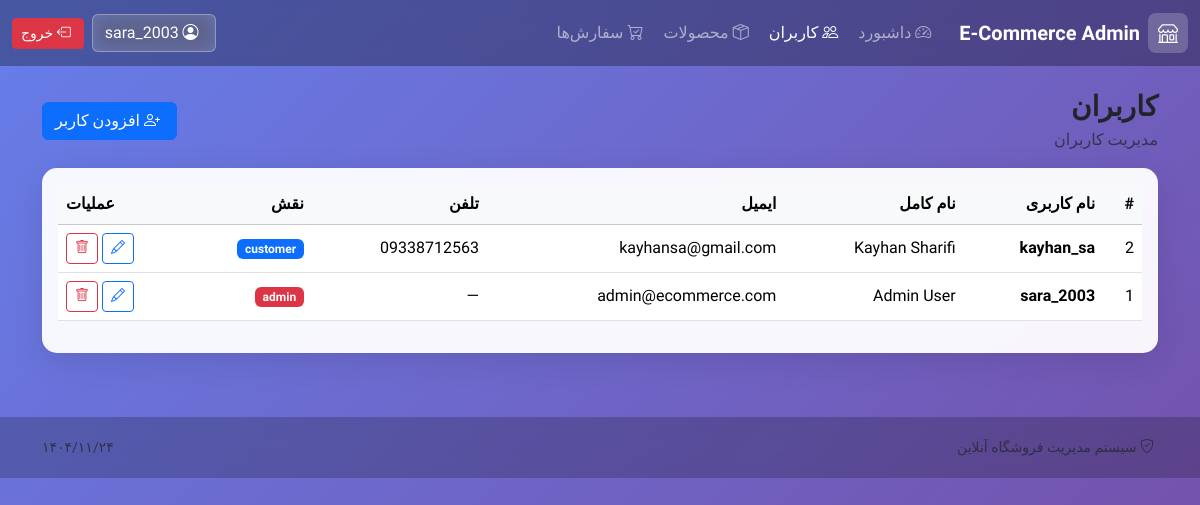
Page /users (signed in) on the earlier database version.
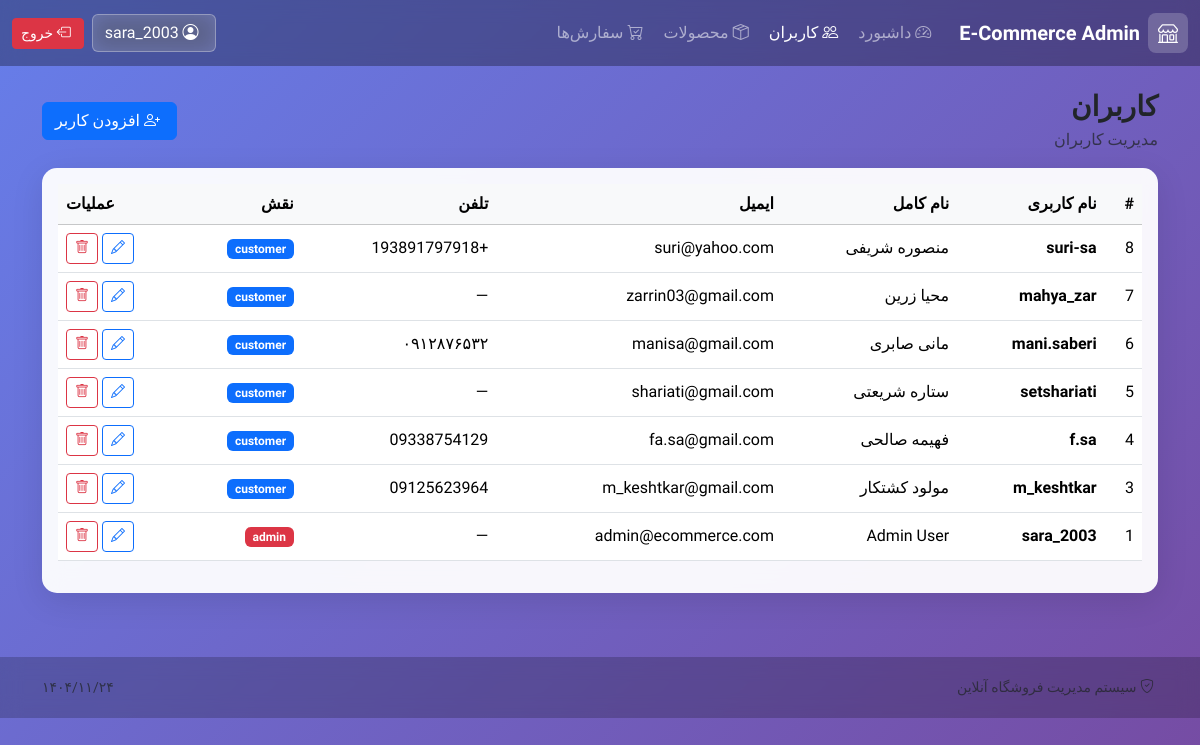
Same page on the later database version.
### tables this page shows
CREATE TABLE user (
                    user_id INTEGER PRIMARY KEY AUTOINCREMENT,
                    username TEXT UNIQUE NOT NULL,
                    email TEXT UNIQUE NOT NULL,
                    password TEXT NOT NULL,
                    full_name TEXT NOT NULL,
                    phone TEXT,
                    address TEXT,
                    role TEXT NOT NULL DEFAULT 'customer',
                    created_at TEXT NOT NULL DEFAULT CURRENT_TIMESTAMP
                );

### app.py (the view)
@app.route("/users")
@admin_required
def users():
    users_list = db.get_all_users()
    return render_template("users.html", users=users_list)

### app.py (called while the page is built)
def admin_required(f):
    @wraps(f)
    @login_required
    def decorated_function(*args, **kwargs):
        if not current_user.is_authenticated or current_user.role != "admin":
            flash("شما دسترسی به این صفحه را ندارید.", "danger")
            return redirect(url_for("dashboard"))
        return f(*args, **kwargs)
    return decorated_function

@app.context_processor
def inject_now():
    return {"now": datetime.now(), "current_date": datetime.now()}

### auth.py (called while the page is built)
@login_manager.user_loader
def load_user(user_id):
    return User.get(user_id)

    @staticmethod
    def get(user_id: int):
        try:
            user_id = int(user_id)
        except (TypeError, ValueError):
            return None
        try:
            user = db.execute(
                "SELECT user_id, username, email, full_name, role FROM user WHERE user_id = ?",
                (user_id,),
                fetchone=True,
            )
            if not user:
                return None
            return User(
                user_id=user["user_id"],
                username=user["username"],
                email=user["email"],
                full_name=user["full_name"],
                role=user["role"],
            )
        except Exception as e:
            print(f"Error loading user: {e}")
            return None

### database.py (called while the page is built)
    def get_connection(self):
        conn = sqlite3.connect(self.db_path)
        conn.row_factory = sqlite3.Row
        return conn

    def execute(self, query: str, params=None, fetch=False, fetchone=False):
        conn = self.get_connection()
        try:
            cur = conn.cursor()
            if params:
                cur.execute(query, params)
            else:
                cur.execute(query)
            result = None
            if fetchone:
                row = cur.fetchone()
                result = dict(row) if row else None
            elif fetch:
                rows = cur.fetchall()
                result = [dict(row) for row in rows]
            conn.commit()
            return result
        except Exception as e:
            conn.rollback()
            raise
        finally:
            conn.close()

    def get_all_users(self, limit=200):
        return self.execute(
            "SELECT user_id, username, email, full_name, phone, role, created_at FROM user ORDER BY user_id DESC LIMIT ?",
            (limit,),
            fetch=True,
        )

### templates/users.html (shortened to what this page needs)
{% extends "base.html" %}
{% block content %}
<div class="d-flex justify-content-between align-items-center mb-3">
  <div>
    <h3 class="fw-bold mb-1">کاربران</h3>
    <div class="text-muted">مدیریت کاربران</div>
  </div>
  <a class="btn btn-primary" href="{{ url_for('add_user') }}">
    <i class="bi bi-person-plus ms-1"></i> افزودن کاربر
  </a>
</div>
<div class="card app-card">
  <div class="card-body">
    {% if users %}
    <div class="table-responsive">
      <table class="table table-hover align-middle" id="dataTable">
        <thead class="table-light">
          <tr>
            <th>#</th>
            <th>نام کاربری</th>
            <th>نام کامل</th>
            <th>ایمیل</th>
            <th>تلفن</th>
            <th>نقش</th>
            <th class="text-end">عملیات</th>
          </tr>
        </thead>
        <tbody>
          {% for u in users %}
          <tr>
            <td class="persian-digits">{{ u.user_id }}</td>
            <td class="fw-semibold">{{ u.username }}</td>
            <td>{{ u.full_name }}</td>
            <td>{{ u.email }}</td>
            <td>{{ u.phone or '—' }}</td>
            <td>
              <span class="badge text-bg-{{ 'danger' if u.role=='admin' else 'primary' }}">
                {{ u.role }}
              </span>
            </td>
            <td class="text-end">
              <a class="btn btn-sm btn-outline-primary" href="{{ url_for('edit_user', user_id=u.user_id) }}">
                <i class="bi bi-pencil"></i>
              </a>
              <a class="btn btn-sm btn-outline-danger confirm-delete"
                 href="{{ url_for('delete_user', user_id=u.user_id) }}">
                <i class="bi bi-trash"></i>
              </a>
            </td>
          </tr>
          {% endfor %}
        </tbody>
      </table>
    </div>
    {% else %}
      <div class="empty-state">
        <div class="empty-icon"><i class="bi bi-people"></i></div>
        <div class="fw-bold">هیچ کاربری ثبت نشده</div>
        <a class="btn btn-primary mt-2" href="{{ url_for('add_user') }}">افزودن کاربر</a>
      </div>
    {% endif %}
  </div>
</div>
{% endblock %}

### templates/base.html (shortened to what this page needs)
<!doctype html>
<html lang="fa" dir="rtl">
<head>
  <link href="https://cdn.jsdelivr.net/npm/bootstrap@5.3.3/dist/css/bootstrap.rtl.min.css" rel="stylesheet">
  <link rel="stylesheet" href="https://cdn.jsdelivr.net/npm/bootstrap-icons@1.11.3/font/bootstrap-icons.min.css">
  <link rel="stylesheet" href="{{ url_for('static', filename='css/style.css') }}">
</head>
<body class="app-bg">
  <nav class="navbar navbar-expand-lg navbar-dark app-navbar sticky-top">
    <div class="container-fluid">
      <a class="navbar-brand d-flex align-items-center gap-2"
         href="{{ url_for('dashboard') if current_user.is_authenticated else url_for('login') }}">
        <span class="brand-mark"><i class="bi bi-shop"></i></span>
        <span class="fw-bold">{% if current_user.is_authenticated and current_user.role == 'admin' %}E-Commerce Admin{% else %}فروشگاه آنلاین{% endif %}</span>
      </a>
      {% if current_user.is_authenticated %}
      <div class="collapse navbar-collapse" id="topNav">
        <ul class="navbar-nav me-auto mb-2 mb-lg-0">
          <li class="nav-item">
            <a class="nav-link {% if request.endpoint=='dashboard' %}active{% endif %}" href="{{ url_for('dashboard') }}">
              <i class="bi bi-speedometer2 ms-1"></i> داشبورد
            </a>
          </li>
          {% if current_user.role == 'admin' %}
          <li class="nav-item">
            <a class="nav-link {% if request.endpoint in ['users','add_user','edit_user'] %}active{% endif %}" href="{{ url_for('users') }}">
              <i class="bi bi-people ms-1"></i> کاربران
            </a>
          </li>
          {% endif %}
          <li class="nav-item">
            <a class="nav-link {% if request.endpoint in ['products','add_product','edit_product'] %}active{% endif %}" href="{{ url_for('products') }}">
              <i class="bi bi-box-seam ms-1"></i> محصولات
            </a>
          </li>
          <li class="nav-item">
            <a class="nav-link {% if request.endpoint in ['orders','add_order','order_detail'] %}active{% endif %}" href="{{ url_for('orders') }}">
              <i class="bi bi-cart-check ms-1"></i> سفارش‌ها
            </a>
          </li>
        </ul>
        <div class="d-flex align-items-center gap-2">
          <a class="btn btn-glass" href="{{ url_for('profile') }}">
            <i class="bi bi-person-circle ms-1"></i> {{ current_user.username }}
          </a>
          <a class="btn btn-danger btn-sm" href="{{ url_for('logout') }}">
            <i class="bi bi-box-arrow-left ms-1"></i> خروج
          </a>
        </div>
      </div>
      {% endif %}
    </div>
  </nav>
  <main class="container py-4">
    {% block content %}{% endblock %}
  </main>
  <footer class="app-footer">
    <div class="container d-flex flex-wrap justify-content-between align-items-center gap-2">
      <div class="text-muted small">
        <i class="bi bi-shield-check ms-1"></i> سیستم مدیریت فروشگاه آنلاین
      </div>
      <div class="text-muted small">
        <span class="persian-date" data-date="{{ now.strftime('%Y-%m-%d') }}"></span>
      </div>
    </div>
  </footer>
</body>
</html>

### static/css/style.css (style rules this page uses)
* { font-family: 'Vazirmatn', sans-serif; }
body.app-bg { background: linear-gradient(135deg, #667eea 0%, #764ba2 100%); min-height: 100vh; }
.app-navbar { background: rgba(0, 0, 0, 0.3) !important; backdrop-filter: blur(10px); }
.brand-mark { width: 40px; height: 40px; display: flex; align-items: center; justify-content: center; background: rgba(255, 255, 255, 0.2); border-radius: 8px; font-size: 20px; }
.app-card { background: rgba(255, 255, 255, 0.95); backdrop-filter: blur(10px); border: none; border-radius: 15px; box-shadow: 0 8px 32px rgba(0, 0, 0, 0.1); }
.btn-glass { background: rgba(255, 255, 255, 0.2); border: 1px solid rgba(255, 255, 255, 0.3); color: white; backdrop-filter: blur(10px); }
.app-footer { background: rgba(0, 0, 0, 0.2); backdrop-filter: blur(10px); color: white; padding: 20px 0; margin-top: 40px; }
.persian-digits { font-family: 'Vazirmatn', 'Tahoma', sans-serif; }

Differences in the rows shown:
removed user: user_id "2", username "kayhan_sa", full_name "Kayhan Sharifi", email "kayhansa@gmail.com", phone "09338712563", role "customer"
added user: user_id "8", username "suri-sa", full_name "منصوره شریفی", email "suri@yahoo.com", phone "+193891797918", role "customer"
added user: user_id "7", username "mahya_zar", full_name "محیا زرین", email "zarrin03@gmail.com", phone "—", role "customer"
added user: user_id "6", username "mani.saberi", full_name "مانی صابری", email "manisa@gmail.com", phone "۰۹۱۲۸۷۶۵۳۲", role "customer"
added user: user_id "5", username "setshariati", full_name "ستاره شریعتی", email "shariati@gmail.com", phone "—", role "customer"
added user: user_id "4", username "f.sa", full_name "فهیمه صالحی", email "fa.sa@gmail.com", phone "09338754129", role "customer"
added user: user_id "3", username "m_keshtkar", full_name "مولود کشتکار", email "m_keshtkar@gmail.com", phone "09125623964", role "customer"
